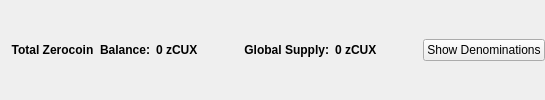
                       <widget class="QFrame" name="balanceSupplyFrame">
                        <layout class="QHBoxLayout" name="horizontalLayout_2" stretch="0,0,0,1,0">
                         <property name="rightMargin">
                          <number>0</number>
                         </property>
                         <item>
                          <layout class="QHBoxLayout" name="horizontalLayout_34">
                           <item>
                            <widget class="QLabel" name="labelzAvailableText_3">
                             <property name="font">
                              <font>
                               <weight>75</weight>
                               <bold>true</bold>
                              </font>
                             </property>
                             <property name="toolTip">
                              <string>Total Balance including unconfirmed and immature zCUX</string>
                             </property>
                             <property name="text">
                              <string>Total Zerocoin  Balance:</string>
                             </property>
                             <property name="alignment">
                              <set>Qt::AlignRight|Qt::AlignTrailing|Qt::AlignVCenter</set>
                             </property>
                            </widget>
                           </item>
                           <item>
                            <widget class="QLabel" name="labelzAvailableAmount_4">
                             <property name="minimumSize">
                              <size>
                               <width>40</width>
                               <height>0</height>
                              </size>
                             </property>
                             <property name="font">
                              <font>
                               <weight>75</weight>
                               <bold>true</bold>
                              </font>
                             </property>
                             <property name="toolTip">
                              <string>Total Balance including unconfirmed and immature zCUX</string>
                             </property>
                             <property name="text">
                              <string>0 zCUX</string>
                             </property>
                             <property name="alignment">
                              <set>Qt::AlignLeading|Qt::AlignLeft|Qt::AlignVCenter</set>
                             </property>
                            </widget>
                           </item>
                          </layout>
                         </item>
                         <item>
                          <spacer name="horizontalSpacer_32">
                           <property name="orientation">
                            <enum>Qt::Horizontal</enum>
                           </property>
                           <property name="sizeHint" stdset="0">
                            <size>
                             <width>40</width>
                             <height>20</height>
                            </size>
                           </property>
                          </spacer>
                         </item>
                         <item>
                          <layout class="QHBoxLayout" name="horizontalLayout_35">
                           <item>
                            <widget class="QLabel" name="labelZsupplyText_2">
                             <property name="font">
                              <font>
                               <weight>75</weight>
                               <bold>true</bold>
                              </font>
                             </property>
                             <property name="text">
                              <string>Global Supply:</string>
                             </property>
                             <property name="alignment">
                              <set>Qt::AlignRight|Qt::AlignTrailing|Qt::AlignVCenter</set>
                             </property>
                            </widget>
                           </item>
                           <item>
                            <widget class="QLabel" name="labelZsupplyAmount_2">
                             <property name="font">
                              <font>
                               <weight>75</weight>
                               <bold>true</bold>
                              </font>
                             </property>
                             <property name="text">
                              <string>0 zCUX</string>
                             </property>
                            </widget>
                           </item>
                          </layout>
                         </item>
                         <item>
                          <spacer name="horizontalSpacer_31">
                           <property name="orientation">
                            <enum>Qt::Horizontal</enum>
                           </property>
                           <property name="sizeHint" stdset="0">
                            <size>
                             <width>40</width>
                             <height>20</height>
                            </size>
                           </property>
                          </spacer>
                         </item>
                         <item>
                          <widget class="QPushButton" name="pushButtonShowDenoms">
                           <property name="toolTip">
                            <string>Show zCUX denominations list</string>
                           </property>
                           <property name="text">
                            <string>Show Denominations</string>
                           </property>
                          </widget>
                         </item>
                        </layout>
                       </widget>
